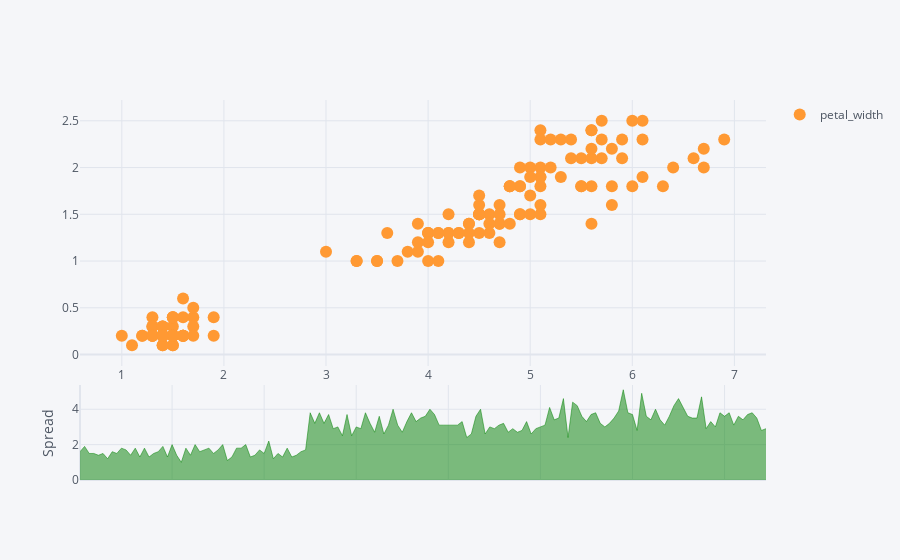

The notebook cell saved with this chart:
### Code cell
df.iplot(kind = 'spread', x='petal_length', y='petal_width', mode = 'markers')

### Figure 1 — Plotly figure (JSON) as saved in the notebook; plotly's stock layout.template omitted (floating-point values rounded to 4 significant figures; data arrays with more than 128 entries replaced by an {"elided": "..."} marker saying what was removed)
{"data": [{"line": {"color": "rgba(255, 153, 51, 1.0)", "dash": "solid", "shape": "linear", "width": 1.3}, "marker": {"size": 12, "symbol": "circle"}, "mode": "markers", "name": "petal_width", "text": "", "type": "scatter", "x": {"elided": "150 float values"}, "y": {"elided": "150 float values"}}, {"connectgaps": false, "fill": "tozeroy", "line": {"color": "green", "dash": "solid", "shape": "linear", "width": 0.5}, "mode": "lines", "name": "Spread", "showlegend": false, "type": "scatter", "x": {"elided": "150 int values"}, "xaxis": "x2", "y": {"elided": "150 float values"}, "yaxis": "y2"}, {"connectgaps": false, "fill": "tozeroy", "line": {"color": "red", "dash": "solid", "shape": "linear", "width": 0.5}, "mode": "lines", "name": "Spread", "showlegend": false, "type": "scatter", "x": {"elided": "150 int values"}, "xaxis": "x2", "y": {"elided": "150 str values"}, "yaxis": "y2"}], "layout": {"hovermode": "x", "legend": {"bgcolor": "#F5F6F9", "font": {"color": "#4D5663"}}, "paper_bgcolor": "#F5F6F9", "plot_bgcolor": "#F5F6F9", "title": {"font": {"color": "#4D5663"}}, "xaxis": {"gridcolor": "#E1E5ED", "showgrid": true, "tickfont": {"color": "#4D5663"}, "title": {"font": {"color": "#4D5663"}, "text": ""}, "zerolinecolor": "#E1E5ED"}, "xaxis2": {"anchor": "y2", "gridcolor": "#E1E5ED", "showgrid": true, "showticklabels": false, "tickfont": {"color": "#4D5663"}, "title": {"font": {"color": "#4D5663"}, "text": ""}, "zerolinecolor": "#E1E5ED"}, "yaxis": {"domain": [0.3, 1], "gridcolor": "#E1E5ED", "showgrid": true, "tickfont": {"color": "#4D5663"}, "title": {"font": {"color": "#4D5663"}, "text": ""}, "zerolinecolor": "#E1E5ED"}, "yaxis2": {"domain": [0, 0.25], "gridcolor": "#E1E5ED", "showgrid": true, "tickfont": {"color": "#4D5663"}, "title": {"font": {"color": "#4D5663"}, "text": "Spread"}, "zerolinecolor": "#E1E5ED"}}}
